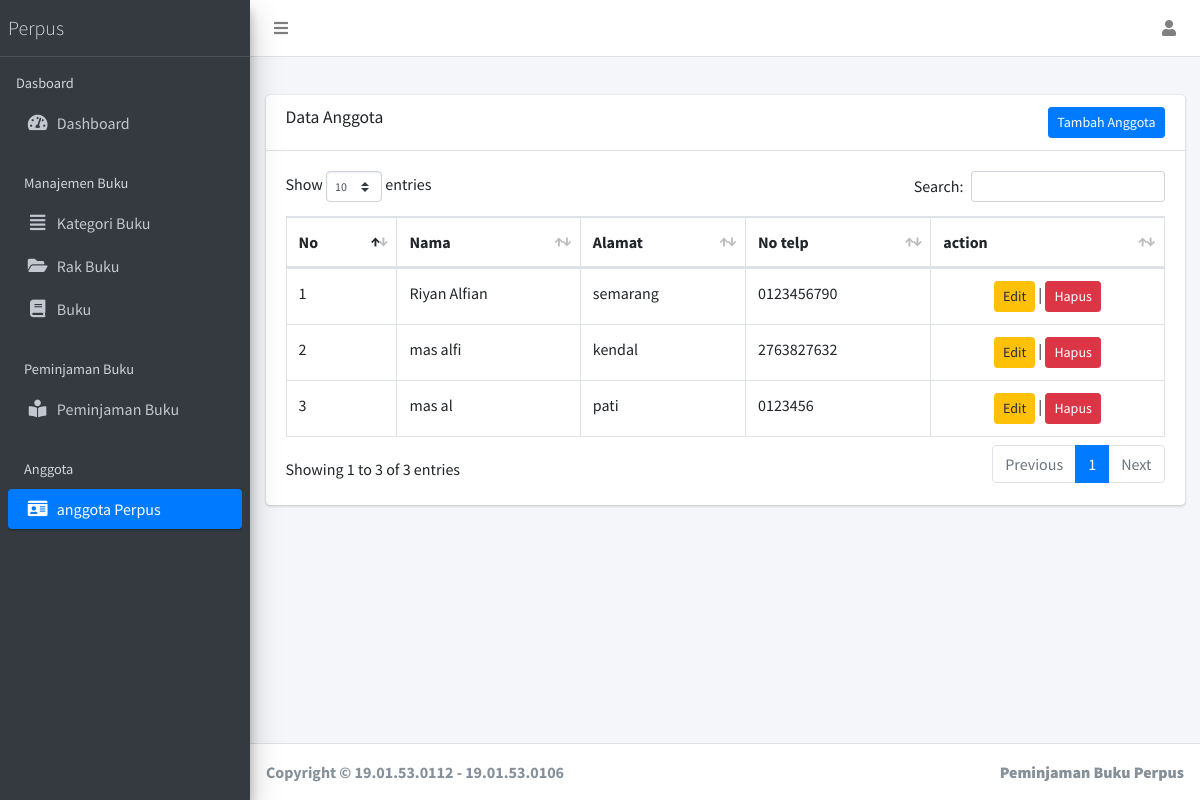
Page /index.php/public/?page=anggota (signed in) on the earlier database version.
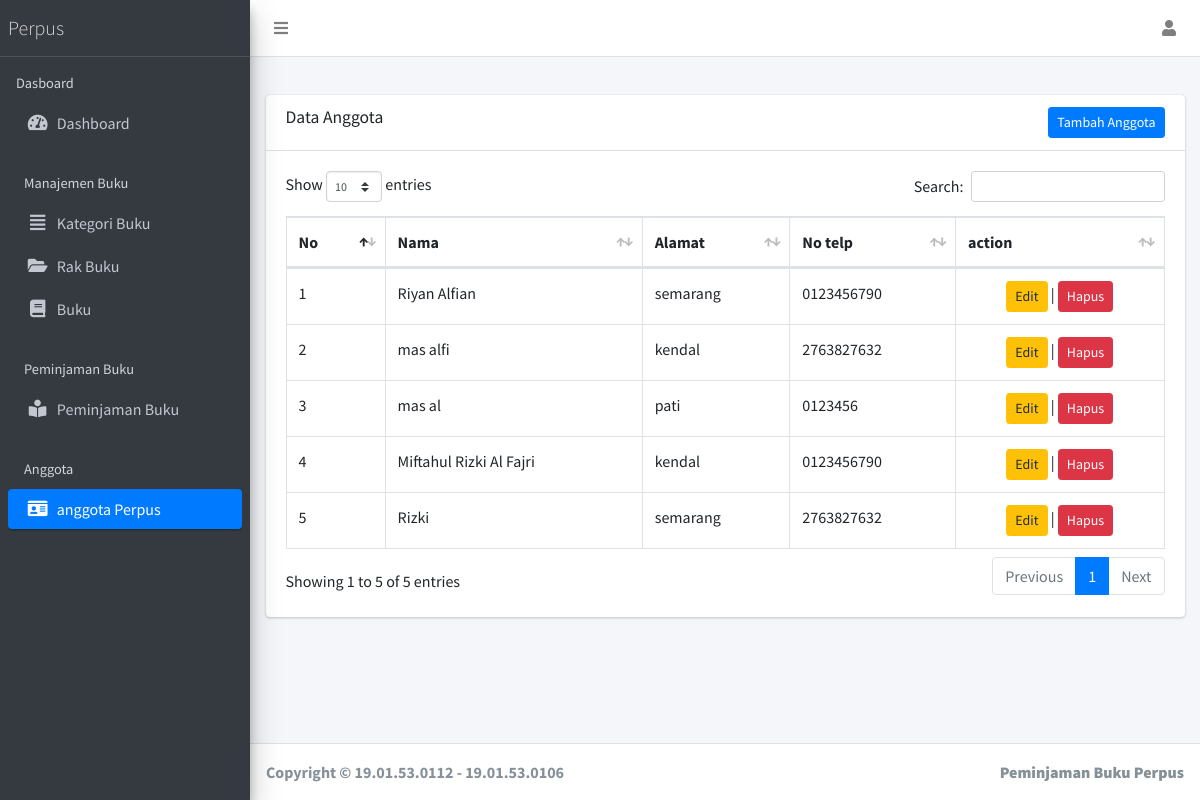
Same page on the later database version.
### tables this page shows
CREATE TABLE `anggota` (
  `id` int(11) NOT NULL,
  `nama` varchar(255) NOT NULL,
  `alamat` varchar(255) NOT NULL,
  `no_telepon` varchar(255) NOT NULL
);

### views/main/anggota/index.php (the view, shortened to what this page needs)
<div class="row">
  <div class="col-12">
    <div class="card">
      <div class="card-header">
        <h3 class="card-title">Data Anggota</h3>
        <a href="?page=add-anggota" class="float-right btn-sm btn btn-primary">Tambah Anggota</a>
      </div>
      <div class="card-body">
        <table id="example1" class="table table-bordered table-hover">
          <thead>
            <tr>
              <th>No</th>
              <th>Nama</th>
              <th>Alamat</th>
              <th>No telp</th>
              <th>action</th>
            </tr>
          </thead>
          <tbody>
            <?php
            $no = 1;
            $query = "SELECT * FROM anggota";
            $sql = mysqli_query($koneksi, $query) or die(mysqli_error($koneksi));
            while ($data = mysqli_fetch_assoc($sql)) : ?>
              <tr>
                <td><?= $no++ ?></td>
                <td><?= $data['nama'] ?></td>
                <td><?= $data['alamat'] ?></td>
                <td><?= $data['no_telepon'] ?></td>
                <td class="text-center">
                  <a href="?page=edit-anggota&id=<?= $data['id'] ?>" class="btn btn-warning btn-sm">Edit</a> |
                  <form action="" method="post" style="display: inline;">
                    <button type="submit" name="delete" onclick="return confirm('yakin ingin menghapus data ini?')" class="btn btn-danger btn-sm">Hapus</button>
                  </form>
                </td>
              </tr>
            <?php endwhile ?>
          </tbody>
        </table>
      </div>
    </div>
  </div>
</div>

Differences in the rows shown:
added anggota: nama "Miftahul Rizki Al Fajri", alamat "kendal", no_telepon "0123456790"
added anggota: nama "Rizki", alamat "semarang", no_telepon "2763827632"
Other differences:
text written by a page script: "Show entries Search: Showing 1 to 3 of 3 entries Previous 1 Next" → "Show entries Search: Showing 1 to 5 of 5 entries Previous 1 Next"
